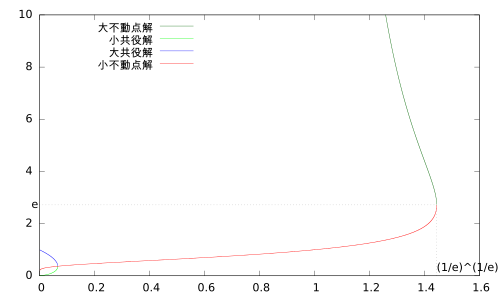

Reproduce this figure in gnuplot.
#1/e^e < a < 1
single_root="../data/single_root.csv"
#1 < a
two_roots="../data/two_roots.csv"
#0 < a < 1/e^e
three_roots="../data/three_roots.csv"

set datafile separator ","

set yrange [0:10]
set xrange [0:1.6]

set key left top

e1e = 1.44466786101
e = 2.71828182846
_1ee = 0.06598803584
_1e = 0.36787944117

set arrow 1 from 0,e to e1e,e nohead lt 0
set arrow 2 from e1e,0 to e1e,e nohead lt 0

set label 1 "e" at -0.005,e right
set label 2 "(1/e)^(1/e)" at e1e,0.3 left

plot single_root using 1:2 notitle lt 1 w l, two_roots using 1:2 notitle lt 1 w l, two_roots using 1:3 title "大不動点解" lt 1 lc rgb "dark-green" w l, three_roots using 1:2 title "小共役解" lt 1 lc rgb "green" w l, three_roots using 1:4 title "大共役解" lt 1 lc rgb "blue" w l, three_roots using 1:3 title "小不動点解" lt 1 w l
